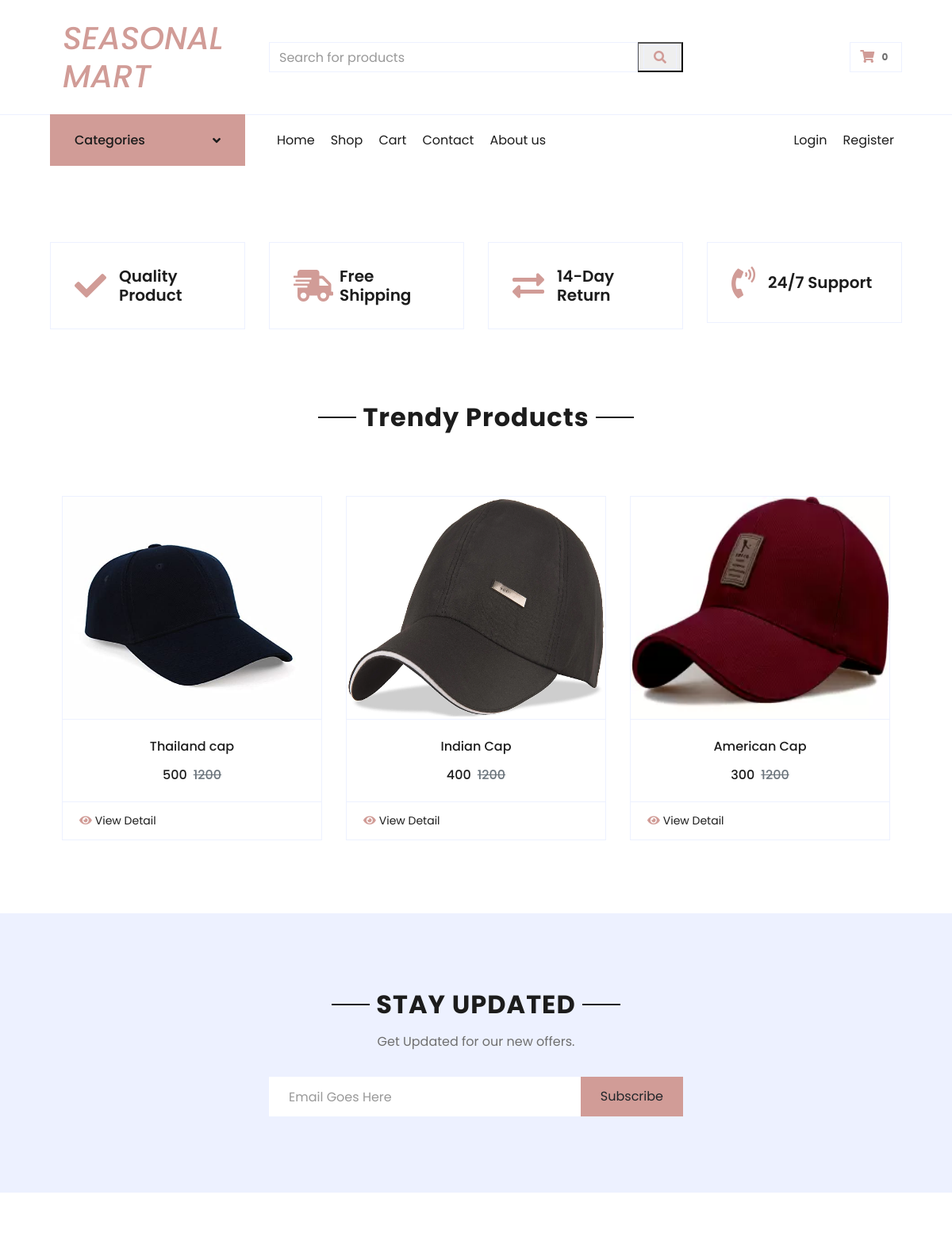
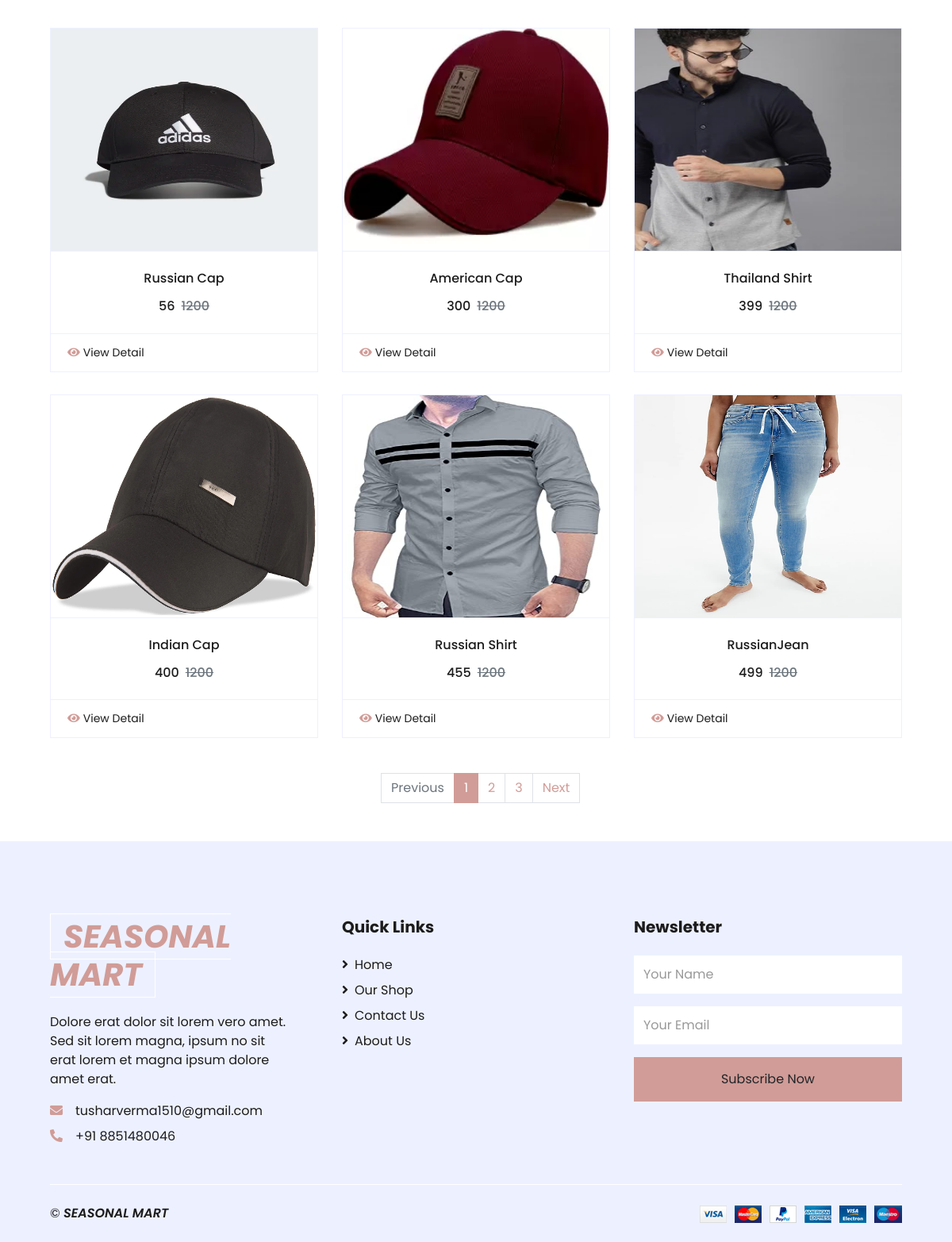
The page / on the database its author committed (2 pictures, top to bottom).
### Shop/models.py (models this page shows, shortened)
class Product(models.Model):
    product_name    = models.CharField(max_length=200, unique=True)
    slug            = models.SlugField(max_length=200, unique=True)
    description     = models.TextField(max_length=500, blank=True)
    price           = models.IntegerField()
    images          = models.ImageField(upload_to='photos/products')
    stock           = models.IntegerField()
    is_available    = models.BooleanField(default=True)
    category        = models.ForeignKey(Category, on_delete=models.CASCADE)
    created_date    = models.DateTimeField(auto_now_add=True)
    modified_date   = models.DateTimeField(auto_now=True)
    def get_url(self):
        return reverse("product_detail", args=[self.category.slug, self.slug])

### Onlinekart/views.py (the view)
# urls.py: path('', home, name="home"),
def home(request):
    products = Product.objects.all().filter(is_available=True).order_by('price')
    bestproducts = Product.objects.all().filter(is_available=True).order_by('id')[:3]
    paginator = Paginator(products, 6)
    page = request.GET.get('page')
    paged_products = paginator.get_page(page)
    product_count = products.count()
    context = {
        'products': paged_products,
        'product_count': product_count,
        'bestproducts':bestproducts,
    }
    return render(request, "home.html", context)

### Cart/context_processor.py (called while the page is built)
def cart_count(request):
    cart_count = 0
    try:
        cart = Cart.objects.filter(cart_id=create_cart(request))
        if request.user.is_authenticated:
            cart_items = CartItem.objects.filter(user=request.user)
        else:
            cart_items = CartItem.objects.all().filter(cart=cart[:1])
        for cart_item in cart_items:
            cart_count += cart_item.quantity
    except Cart.DoesNotExist:
        cart_count = 0
    return dict(cart_count=cart_count)

### Cart/views.py (called while the page is built)
def create_cart(request):
    cart = request.session.session_key
    if not cart:
        cart = request.session.create()
    return cart

### Category/context_processor.py (called while the page is built)
def category(request):
    categories = Category.objects.all()
    return dict(categories=categories)

### Category/models.py (called while the page is built)
    def get_url(self):
        return reverse("products_by_category", args=[self.slug])

### templates/home.html
{% extends 'base.html' %}
{% load static %}
{% block content %}
    <div class="container-fluid pt-5">
        <div class="row px-xl-5 pb-3">
            <div class="col-lg-3 col-md-6 col-sm-12 pb-1">
                <div class="d-flex align-items-center border mb-4" style="padding: 30px;">
                    <h1 class="fa fa-check text-primary m-0 mr-3"></h1>
                    <h5 class="font-weight-semi-bold m-0">Quality Product</h5>
                </div>
            </div>
            <div class="col-lg-3 col-md-6 col-sm-12 pb-1">
                <div class="d-flex align-items-center border mb-4" style="padding: 30px;">
                    <h1 class="fa fa-shipping-fast text-primary m-0 mr-2"></h1>
                    <h5 class="font-weight-semi-bold m-0">Free Shipping</h5>
                </div>
            </div>
            <div class="col-lg-3 col-md-6 col-sm-12 pb-1">
                <div class="d-flex align-items-center border mb-4" style="padding: 30px;">
                    <h1 class="fas fa-exchange-alt text-primary m-0 mr-3"></h1>
                    <h5 class="font-weight-semi-bold m-0">14-Day Return</h5>
                </div>
            </div>
            <div class="col-lg-3 col-md-6 col-sm-12 pb-1">
                <div class="d-flex align-items-center border mb-4" style="padding: 30px;">
                    <h1 class="fa fa-phone-volume text-primary m-0 mr-3"></h1>
                    <h5 class="font-weight-semi-bold m-0">24/7 Support</h5>
                </div>
            </div>
        </div>
    </div>
    <div class="container-fluid pt-5">
        <div class="text-center mb-4">
            <h2 class="section-title px-5"><span class="px-2">Trendy Products</span></h2>
        </div>
        <div class="container-fluid pt-5">
        <div class="row px-xl-5 pb-3">
        {% for product in bestproducts %}
            <div class="col-lg-4 col-md-8 col-sm-12 pb-1">
                <div class="card product-item border-0 mb-4">
                    <div class="card-header product-img position-relative overflow-hidden bg-transparent border p-0">
                        <a href={{ product.get_url }}><img class="img-fluid w-100" style="height:280px;" src={{ product.images.url }} alt=""></a>
                    </div>
                    <div class="card-body border-left border-right text-center p-0 pt-4 pb-3">
                        <h6 class="text-truncate mb-3">{{ product.product_name }}</h6>
                        <div class="d-flex justify-content-center">
                            <h6>{{ product.price }}</h6><h6 class="text-muted ml-2"><del>1200</del></h6>
                        </div>
                    </div>
                    <div class="card-footer d-flex justify-content-between bg-light border">
                        <a href={{ product.get_url }} class="btn btn-sm text-dark p-0"><i class="fas fa-eye text-primary mr-1"></i>View Detail</a>
                    </div>
                </div>
            </div>
        {% endfor %}
        </div>
    </div>
    </div>
    <div class="container-fluid bg-secondary my-5">
        <div class="row justify-content-md-center py-5 px-xl-5">
            <div class="col-md-6 col-12 py-5">
                <div class="text-center mb-2 pb-2">
                    <h2 class="section-title px-5 mb-3"><span class="bg-secondary px-2">STAY UPDATED</span></h2>
                    <p>Get Updated for our new offers.</p>
                </div>
                <form action="">
                    <div class="input-group">
                        <input type="text" class="form-control border-white p-4" placeholder="Email Goes Here">
                        <div class="input-group-append">
                            <button class="btn btn-primary px-4">Subscribe</button>
                        </div>
                    </div>
                </form>
            </div>
        </div>
    </div>
    <div class="container-fluid pt-5">
        <div class="row px-xl-5 pb-3">
        {% for product in products %}
            <div class="col-lg-4 col-md-8 col-sm-12 pb-1">
                <div class="card product-item border-0 mb-4">
                    <div class="card-header product-img position-relative overflow-hidden bg-transparent border p-0">
                        <a href={{ product.get_url }}><img class="img-fluid w-100" style="height:280px;" src={{ product.images.url }} alt=""></a>
                    </div>
                    <div class="card-body border-left border-right text-center p-0 pt-4 pb-3">
                        <h6 class="text-truncate mb-3">{{ product.product_name }}</h6>
                        <div class="d-flex justify-content-center">
                            <h6>{{ product.price }}</h6><h6 class="text-muted ml-2"><del>1200</del></h6>
                        </div>
                    </div>
                    <div class="card-footer d-flex justify-content-between bg-light border">
                        <a href={{ product.get_url }} class="btn btn-sm text-dark p-0"><i class="fas fa-eye text-primary mr-1"></i>View Detail</a>
                    </div>
                </div>
            </div>
        {% endfor %}
        </div>
    </div>
    <div>
        <nav aria-label="Page navigation" style="margin-left:40%">
            {% if products.has_other_pages %}
                <ul class="pagination">
                    {% if products.has_previous %}
                        <li class="page-item"><a class="page-link" href="?page={{products.previous_page_number}}">Previous</a></li>
                    {% else %}
                        <li class="page-item disabled"><a class="page-link" href="#">Previous</a></li>
                    {% endif %}
                        {% for i in products.paginator.page_range %}
                            {% if products.number == i %}
                            <li class="page-item active"><a class="page-link" href="#">{{i}}</a></li>
                            {% else %}
                                <li class="page-item"><a class="page-link" href="?page={{i}}">{{i}}</a></li>
                            {% endif %}
                        {% endfor %}
                    {% if products.has_next %}
                        <li class="page-item"><a class="page-link" href="?page={{products.next_page_number}}">Next</a></li>
                    {% else %}
                        <li class="page-item disabled"><a class="page-link" href="#">Next</a></li>
                    {% endif %}
                </ul>
            {% endif %}
        </nav>
    </div>
{% endblock %}

### templates/base.html (shortened to what this page needs)
{% load static %}
<!DOCTYPE html>
<html lang="en">
<head>
    <link href="https://cdnjs.cloudflare.com/ajax/libs/font-awesome/5.10.0/css/all.min.css" rel="stylesheet">
    <link href="lib/owlcarousel/assets/owl.carousel.min.css" rel="stylesheet">
    <link href={% static "css/style.css" %} rel="stylesheet">
</head>
<body>
{% include 'includes/navbar.html' %}
  {% block content %}{% endblock %}
{% include 'includes/footer.html' %}
</body>
</html>

### templates/includes/navbar.html (shortened to what this page needs)
{% load static %}
    <div class="container-fluid">
        <div class="row align-items-center py-3 px-xl-5">
            <div class="col-lg-3 d-none d-lg-block">
                <a href="" class="text-decoration-none">
                    <h1 class="m-0 display-5 font-weight-semi-bolder"><i style="font-size:bolder;font-color:black"><a href={% url 'home' %} class="nav-link active">SEASONAL MART</a></i></h1>
                </a>
            </div>
            <div class="col-lg-6 col-6 text-left">
                <form action={% url 'search' %}>
                    <div class="input-group">
                        <input type="text" class="form-control" name="value" placeholder="Search for products">
                        <div class="input-group-append">
                            <button><span class="input-group-text bg-transparent text-primary">
                                <i class="fa fa-search"></i>
                            </span></button>
                        </div>
                    </div>
            </div>
            <div class="col-lg-3 col-6 text-right">
                <a href={% url 'cart' %} class="btn border">
                    <i class="fas fa-shopping-cart text-primary"></i>
                    <span class="badge">{{cart_count}}</span>
                </a>
            </div>
        </div>
    </div>
    <div class="container-fluid mb-5">
        <div class="row border-top px-xl-5">
            <div class="col-lg-3 d-none d-lg-block">
                <a class="btn shadow-none d-flex align-items-center justify-content-between bg-primary text-white w-100" data-toggle="collapse" href="#navbar-vertical" style="height: 65px; margin-top: -1px; padding: 0 30px;">
                    <h6 class="m-0">Categories</h6>
                    <i class="fa fa-angle-down text-dark"></i>
                </a>
            </div>
            <div class="col-lg-9">
                <nav class="navbar navbar-expand-lg bg-light navbar-light py-3 py-lg-0 px-0">
                    <div class="collapse navbar-collapse justify-content-between" id="navbarCollapse">
                        <div class="navbar-nav mr-auto py-0">
                            <a href={% url 'home' %} class="nav-item nav-link">Home</a>
                            <a href="{% url 'shop' %}" class="nav-item nav-link">Shop</a>
                            <a href="{% url 'cart' %}" class="nav-item nav-link">Cart</a>
                            <a href="contact.html" class="nav-item nav-link">Contact</a>
                            <a href="contact.html" class="nav-item nav-link">About us</a>
                        </div>
                        {% if user.id is none %}
                            <div class="navbar-nav ml-auto py-0">
                                <a href="{% url 'login' %}" class="nav-item nav-link">Login</a>
                                <a href="{% url 'register' %}" class="nav-item nav-link">Register</a>
                            </div>
                        {% else %}
                            <div class="navbar-nav ml-auto py-0">
                                <a href="" class="nav-item nav-link">Hii <b><span style="color:blue">{{ user.first_name }} {{ user.last_name }}</span></b></a>
                                <a href="{% url 'logout' %}" class="nav-item nav-link">logout</a>
                            </div>
                        {% endif %}
                    </div>
                </nav>
            </div>
        </div>
    </div>

### templates/includes/footer.html
{% load static %}
    <div class="container-fluid bg-secondary text-dark mt-5 pt-5">
        <div class="row px-xl-5 pt-5">
            <div class="col-lg-4 col-md-12 mb-5 pr-3 pr-xl-5">
                <a href="" class="text-decoration-none">
                    <h1 class="mb-4 display-5 font-weight-semi-bold"><span class="text-primary font-weight-bold border border-white px-3 mr-1"><i>SEASONAL MART</i></h1>
                </a>
                <p>Dolore erat dolor sit lorem vero amet. Sed sit lorem magna, ipsum no sit erat lorem et magna ipsum dolore amet erat.</p>
                <p class="mb-2"><i class="fa fa-envelope text-primary mr-3"></i>tusharverma1510@gmail.com</p>
                <p class="mb-0"><i class="fa fa-phone-alt text-primary mr-3"></i>+91 8851480046</p>
            </div>
            <div class="col-lg-8 col-md-12">
                <div class="row">
                    <div class="col-md-6 mb-5">
                        <h5 class="font-weight-bold text-dark mb-4">Quick Links</h5>
                        <div class="d-flex flex-column justify-content-start">
                            <a class="text-dark mb-2" href={% url 'home' %}><i class="fa fa-angle-right mr-2"></i>Home</a>
                            <a class="text-dark mb-2" href={% url 'shop' %}><i class="fa fa-angle-right mr-2"></i>Our Shop</a>
                            <a class="text-dark mb-2" href="#"><i class="fa fa-angle-right mr-2"></i>Contact Us</a>
                            <a class="text-dark mb-2" href="#"><i class="fa fa-angle-right mr-2"></i>About Us</a>
                        </div>
                    </div>
                    <div class="col-md-6 mb-5">
                        <h5 class="font-weight-bold text-dark mb-4">Newsletter</h5>
                        <form action="">
                            <div class="form-group">
                                <input type="text" class="form-control border-0 py-4" placeholder="Your Name" required="required" />
                            </div>
                            <div class="form-group">
                                <input type="email" class="form-control border-0 py-4" placeholder="Your Email"
                                    required="required" />
                            </div>
                            <div>
                                <button class="btn btn-primary btn-block border-0 py-3" type="submit">Subscribe Now</button>
                            </div>
                        </form>
                    </div>
                </div>
            </div>
        </div>
        <div class="row border-top border-light mx-xl-5 py-4">
            <div class="col-md-6 px-xl-0">
                <p class="mb-md-0 text-center text-md-left text-dark">
                    &copy; <a class="text-dark font-weight-semi-bold" href="#"><i>SEASONAL MART</i></a>
                </p>
            </div>
            <div class="col-md-6 px-xl-0 text-center text-md-right">
                <img class="img-fluid" src="img/payments.png" alt="">
            </div>
        </div>
    </div>

### rows shown on the page
Product: images (picture), product_name "Thailand cap", price "500"
Product: images (picture), product_name "Indian Cap", price "400"
Product: images (picture), product_name "American Cap", price "300"
Product: images (picture), product_name "Russian Cap", price "56"
Product: images (picture), product_name "Thailand Shirt", price "399"
Product: images (picture), product_name "Russian Shirt", price "455"
Product: images (picture), product_name "RussianJean", price "499"

### other values the page prints
{{ cart_count }} "0"
{{ i }} "1"
{{ i }} "2" "3"
